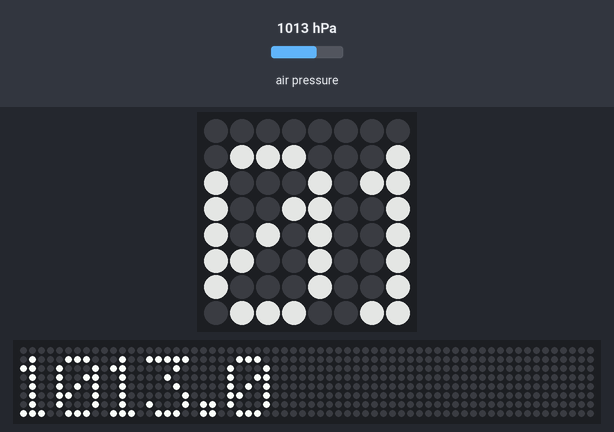
Bench run of a program on a simulated Raspberry Pi (BCM pin numbers) with a Sense HAT. Shown: the Sense HAT's 8×8 RGB LED matrix, a strip that is not on the board, showing the scrolling text unrolled. Inputs (shaded band) come from the test bench; at power-on: air pressure 1013 hPa. Dim RGB values are drawn brighter than linear; the 64×8 strip is a reading aid, not a part: it shows the text the matrix is scrolling, unrolled, one strip-width of it at a time; what the program prints to the terminal is not drawn.

Above: at 1.28 s.
1.3 s: air pressure set to 952 hPa
At 3.9 s:
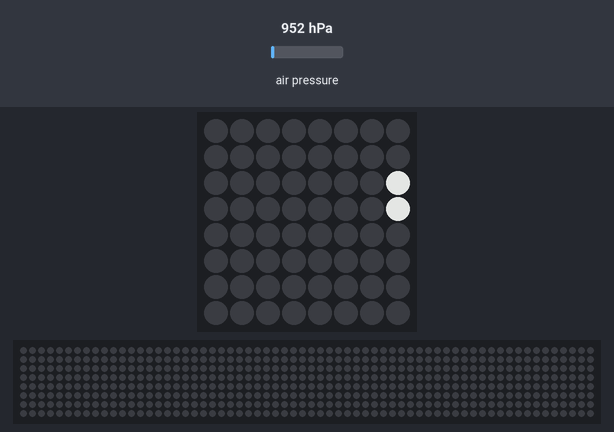
5.9 s: air pressure set to 975 hPa
At 7.93 s:
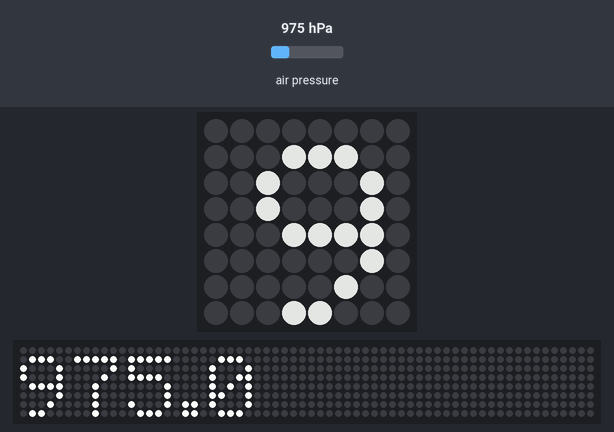
10.5 s: air pressure set to 1000 hPa
At 14.67 s:
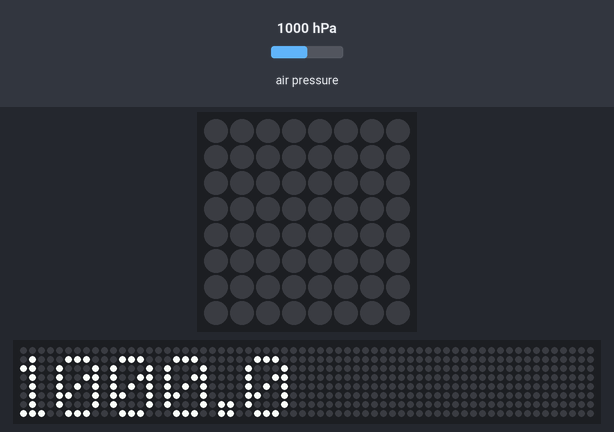

The program:

pressure.py
```python
import atexit
from sense_hat import SenseHat


sense = SenseHat()

sense.low_light = True
sense.set_rotation(180)


def exit_handler():
    print("exiting program...")
    sense.clear()


def main():
    print("starting temp reader...")

    while True:
        reading = sense.get_pressure()
        sense.show_message(str(round(reading, 2)))


atexit.register(exit_handler)

main()
```
